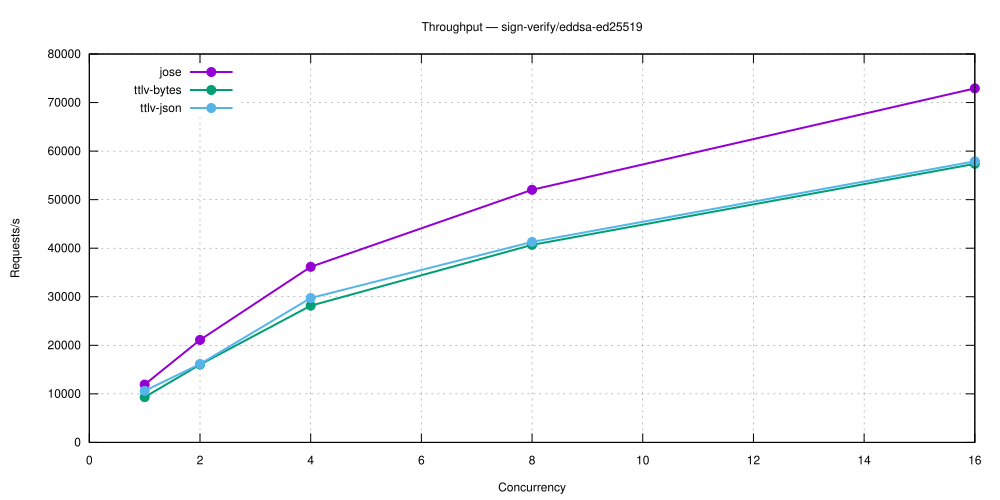

The script that saved this image:
set terminal svg size 1000,500 enhanced font 'Helvetica,12'
set output 'sign-verify_eddsa-ed25519.svg'
set title 'Throughput — sign-verify/eddsa-ed25519'
set grid
set xlabel 'Concurrency'
set ylabel 'Requests/s'
set key top left
plot 'sign-verify_eddsa-ed25519-5.27.1-jose.dat' using 1:2 with linespoints lw 2 pt 7 title 'jose', \
     'sign-verify_eddsa-ed25519-5.27.1-ttlv-bytes.dat' using 1:2 with linespoints lw 2 pt 7 title 'ttlv-bytes', \
     'sign-verify_eddsa-ed25519-5.27.1-ttlv-json.dat' using 1:2 with linespoints lw 2 pt 7 title 'ttlv-json'
